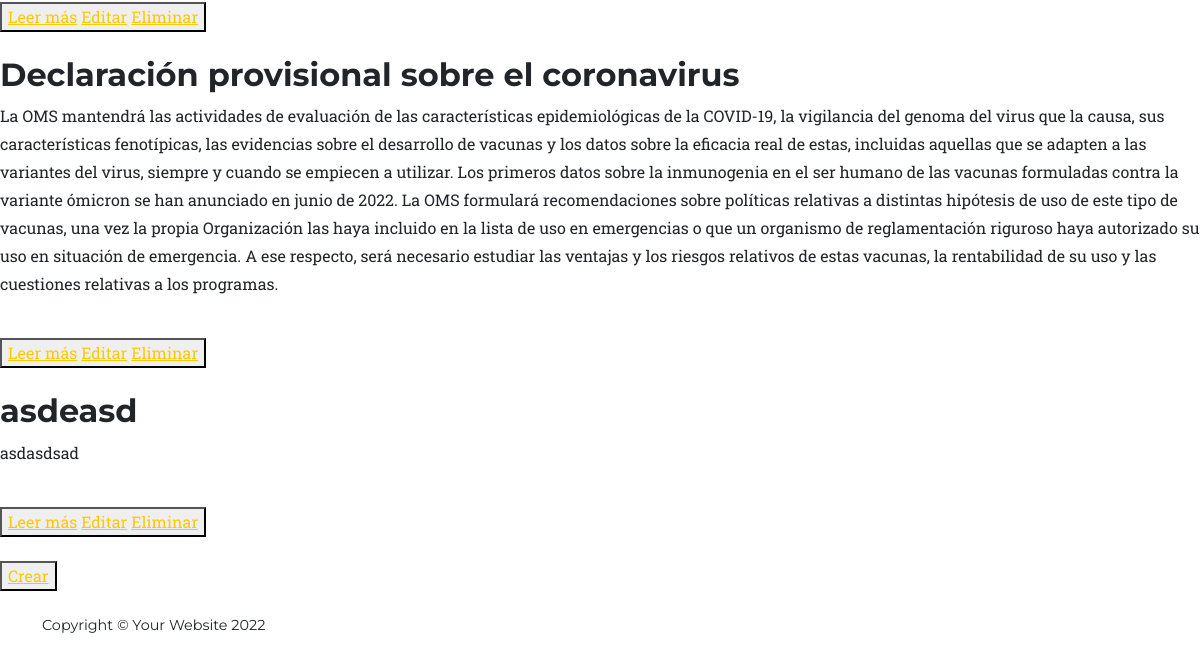
/paginas/ (lower part), run on an earlier commit of the app's database.
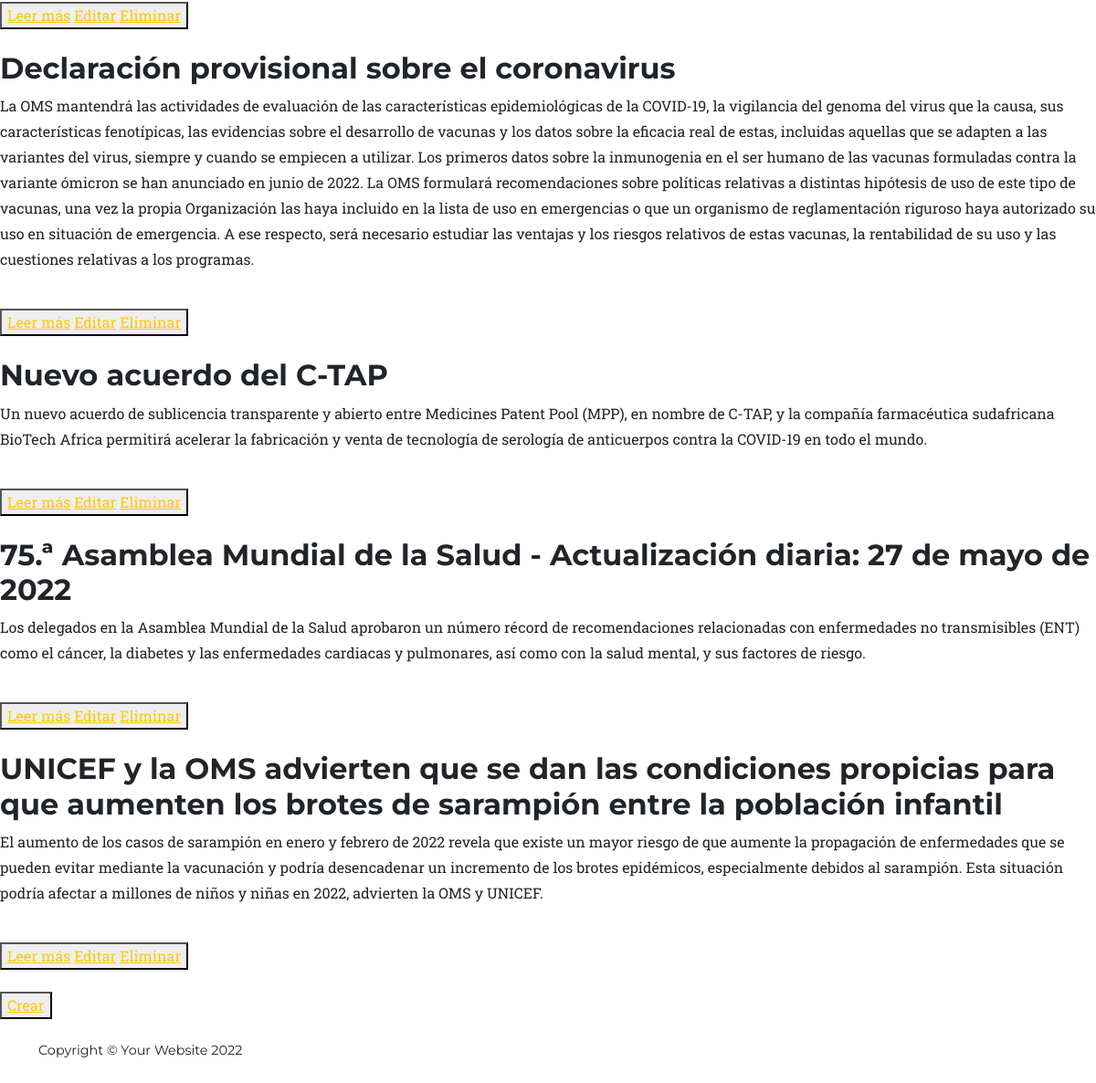
And on a later commit of the database.
### appHospital/models.py (models this page shows, shortened)
class Blog(models.Model):
    class BlogObjects(models.Manager):
        def get_queryset(self):
            return super().get_queryset() .filter(estado='publicado')
    opciones = (
        ('borrador', 'Borrador'),
        ('publicado', 'Publicado'),
    )
    category = models.ForeignKey(Categoria, on_delete=models.PROTECT, default=1)
    titulo = models.CharField(max_length=255)
    subtitulo = models.CharField(max_length=255)
    excerpt = models.TextField(null=True)
    contenido = models.TextField()
    slug = models.SlugField(max_length=250, unique_for_date="publicado", null=False, unique=True)
    publicado = models.DateTimeField(default=timezone.now)
    autor = models.ForeignKey(User, on_delete=models.CASCADE, related_name='blog_posts')
    estado = models.CharField(max_length=10, choices=opciones, default='borrador')
    objects = models.Manager()
    blogobjects = BlogObjects()
    image = models.ImageField(upload_to='img')
    class Meta:
        ordering = ('publicado',)

### appHospital/views.py (the view)
# urls.py: path('paginas/', Pagina.as_view(), name='paginas'),
class Pagina(TemplateView):
    template_name = 'paginas.html'
    def get_context_data(self, **kwargs):
        context = super().get_context_data(**kwargs)
        context['blogs'] = Blog.blogobjects.all()
        return context

### appHospital/Templates/appHospital/paginas.html (shortened to what this page needs)
{% extends 'appHospital/padre.html' %}
{% load static %}
{% block changingContent %}
{% for blog in blogs %}
<h2>{{blog.titulo}}</h2>
<p>{{blog.excerpt}}</p>
<br>
<button>
<a href="{% url 'pagina_detalle' slug=blog.slug %}">Leer más</a>
<a href="{% url 'pagina_edicion' blog.slug %}">Editar</a>
<a href="{% url 'pagina_eliminar' blog.slug %}">Eliminar</a>
</button>
<br>
<br>
{% endfor %}
<button>
<a href="{% url 'pagina_crear' %}">Crear</a>
</button>
{% endblock %}

What changed in the data, as far as the page shows it:
removed Blog: titulo "asdeasd", excerpt "asdasdsad"
added Blog: titulo "Nuevo acuerdo del C-TAP", excerpt "Un nuevo acuerdo de sublicencia transparente y abierto entre Medicines Patent Pool (MPP), en nombre de C-TAP, y la compañía farmacéutica sudafricana BioTech Africa permitirá acelerar la fabricación y venta de tecnología de serología de anticuerpos contra la COVID-19 en todo el mundo."
added Blog: titulo "75.ª Asamblea Mundial de la Salud - Actualización diaria: 27 de mayo de 2022", excerpt "Los delegados en la Asamblea Mundial de la Salud aprobaron un número récord de recomendaciones relacionadas con enfermedades no transmisibles (ENT) como el cáncer, la diabetes y las enfermedades cardiacas y pulmonares, así como con la salud mental, y sus factores de riesgo."
added Blog: titulo "UNICEF y la OMS advierten que se dan las condiciones propicias para que aumenten los brotes de sarampión entre la población infantil", excerpt "El aumento de los casos de sarampión en enero y febrero de 2022 revela que existe un mayor riesgo de que aumente la propagación de enfermedades que se pueden evitar mediante la vacunación y podría desencadenar un incremento de los brotes epidémicos, especialmente debidos al sarampión. Esta situación podría afectar a millones de niños y niñas en 2022, advierten la OMS y UNICEF."
